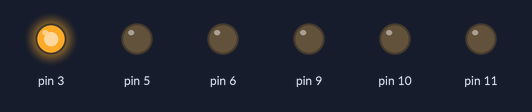
Bench run of a sketch on a simulated Arduino Uno, built with avr-gcc and run on an emulated ATmega328P. Shown: output pins drawn as LEDs (lit = HIGH).

Above: at 0.1 s.
At 5.1 s:
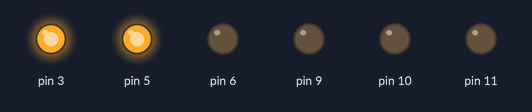
At 10.1 s:
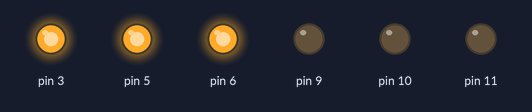
At 15.1 s:
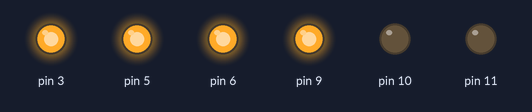
At 20.1 s:
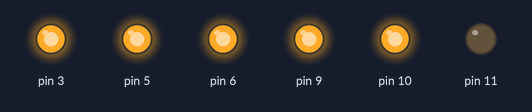
At 25.1 s:
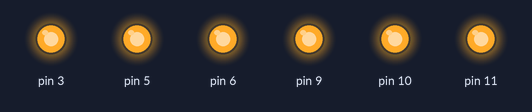
Timing chart, 0 to 26.6 s (numbered marks = the images above):
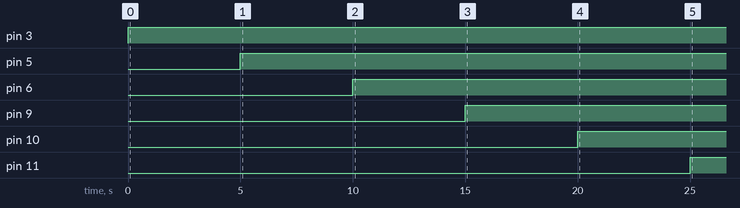

Measured:
- by itself, pin 3: LOW → HIGH at 0.00 s
- by itself, pin 5: LOW → HIGH at 5.0 s
- by itself, pin 6: LOW → HIGH at 10.0 s
- by itself, pin 9: LOW → HIGH at 15.0 s
- by itself, pin 10: LOW → HIGH at 20.0 s
- by itself, pin 11: LOW → HIGH at 25.0 s

The sketch:

part_1.ino
```cpp
/**
 * Lab 2, Part 1 (5%)
 * Develop a UNO sketch that reads two values, pin and value, from the PC
 * keyboard by  using the IDE serial monitor and then calls an Arduino function
 * analogWrite(pin, value),  where pin is 3, 5, 6, 9, 10, or 11, while value is
 * 0, 1, 2, …, 255, so as to generate a square wave on the corresponding digital
 * pin. Use an oscilloscope to observe the waveforms on digital pins. Record the
 * frequency on each pin.√  Note that UNO digital pins 5 and 6 are connected to
 * the 8-bit timer 0, pins 9 and 10 are connected to the 16-bit timer 1, and
 * pins 3 and 11 are connected to the 8-bit timer 2.
 *
 * Remember: Show your lab instructor! (They will want the freq. of each pin.)
 */
struct param_s {
  uint8_t pins[6];
  uint8_t values[256];
} param_def = {{3, 5, 6, 9, 10, 11}, {}};
typedef struct param_s param;

param *Parameters = &param_def;

void setup() {
  /* Set baud rate for serial communication, e.g. PC->Arduino. */
  Serial.begin(9600);

  /* Set up all our pins into output mode. */
  for (uint8_t pin : Parameters->pins) {
    pinMode(pin, OUTPUT);
  }

  /* Initalize the values 0..255, since we have no short hand.
   * Warning, uint16_t only holds up to 65536.
   * sizeof(arr)/sizeof(type of arr) = ordinal count. */
  uint16_t size = sizeof(Parameters->values) / sizeof(uint8_t);
  for (uint16_t indx = 0; indx < size; indx++)
    Parameters->values[indx] = indx;
}

void loop() {
  for (uint8_t pin : Parameters->pins) {
    for (uint8_t value : Parameters->values)
      analogWrite(pin, value);
    delay(5000); /* Delay five seconds to write down freq. */
  }
}
```
